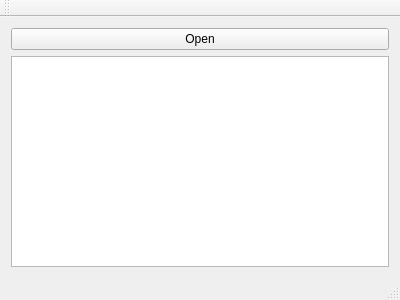
<?xml version="1.0" encoding="UTF-8"?>
<ui version="4.0">
 <class>MainWindow</class>
 <widget class="QMainWindow" name="MainWindow">
  <property name="geometry">
   <rect>
    <x>0</x>
    <y>0</y>
    <width>400</width>
    <height>300</height>
   </rect>
  </property>
  <property name="windowTitle">
   <string>MainWindow</string>
  </property>
  <widget class="QWidget" name="centralWidget">
   <layout class="QVBoxLayout" name="verticalLayout">
    <item>
     <widget class="QPushButton" name="btnOpen">
      <property name="text">
       <string>Open</string>
      </property>
     </widget>
    </item>
    <item>
     <widget class="QTableWidget" name="table"/>
    </item>
   </layout>
  </widget>
  <widget class="QMenuBar" name="menuBar">
   <property name="geometry">
    <rect>
     <x>0</x>
     <y>0</y>
     <width>400</width>
     <height>24</height>
    </rect>
   </property>
  </widget>
  <widget class="QToolBar" name="mainToolBar">
   <attribute name="toolBarArea">
    <enum>TopToolBarArea</enum>
   </attribute>
   <attribute name="toolBarBreak">
    <bool>false</bool>
   </attribute>
  </widget>
  <widget class="QStatusBar" name="statusBar"/>
 </widget>
 <layoutdefault spacing="6" margin="11"/>
 <resources/>
 <connections/>
</ui>
